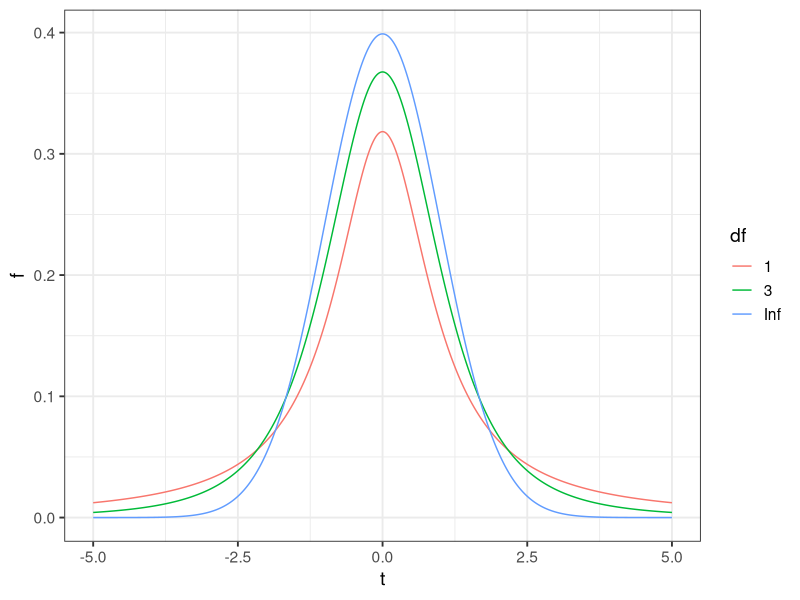
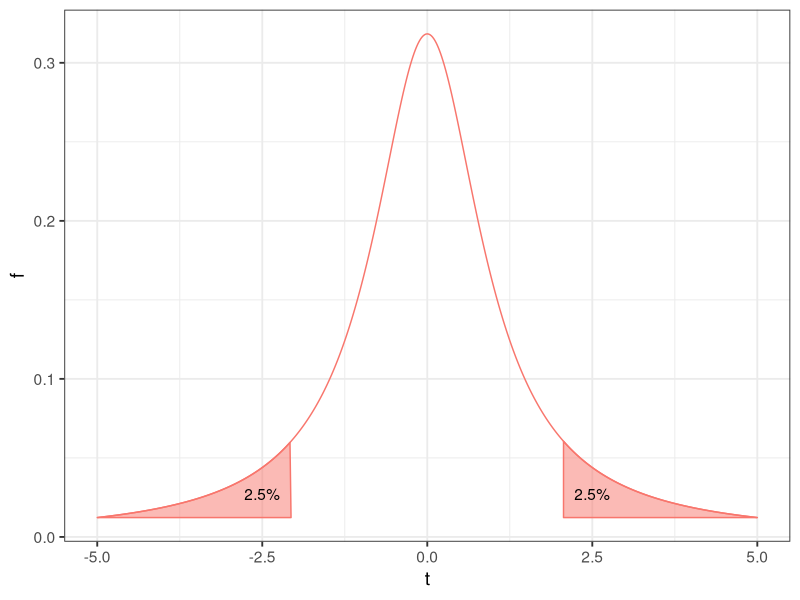
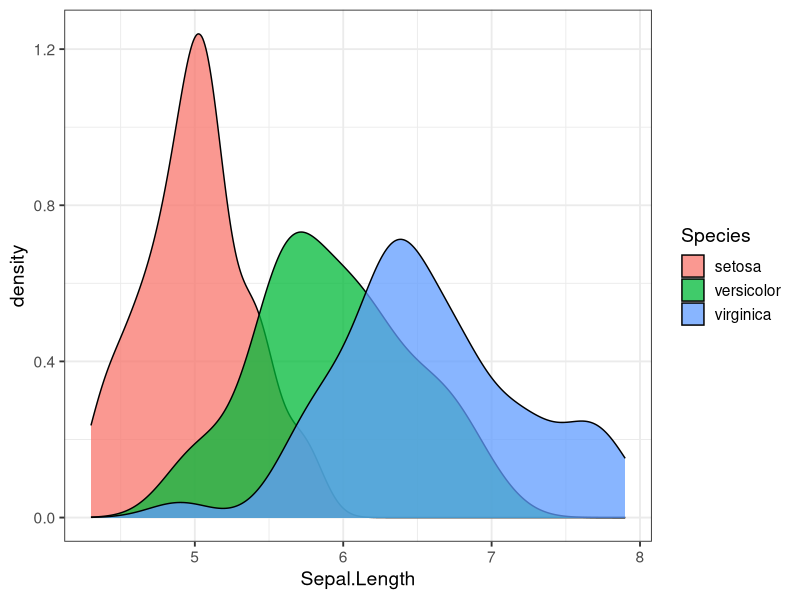
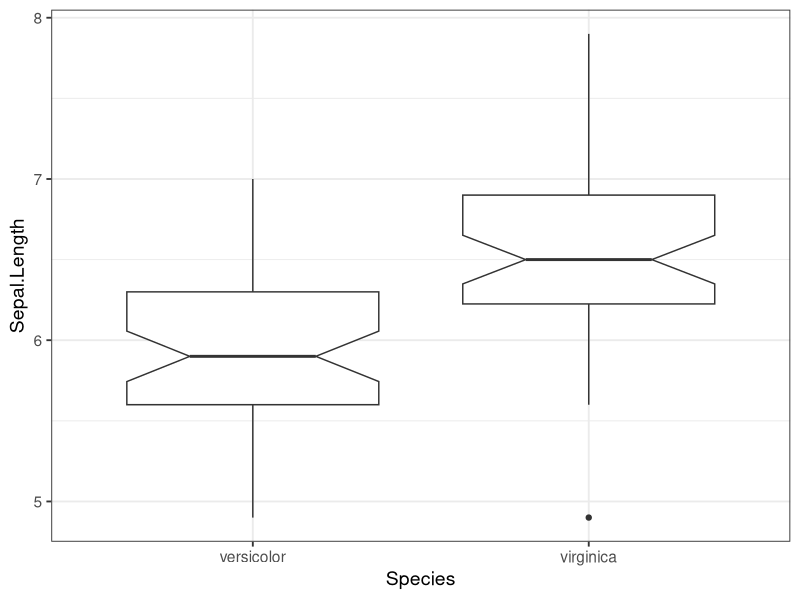
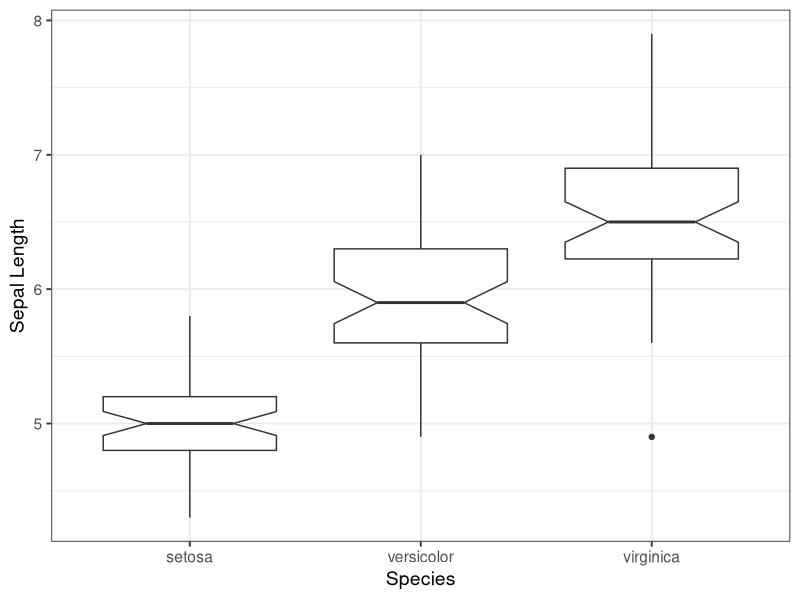
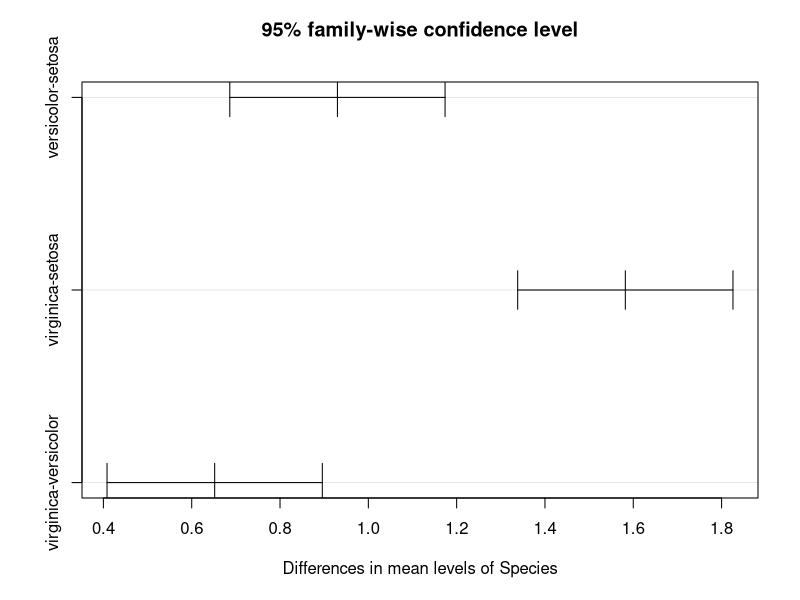

Recreate these plots in R, in order.
## ---- chunk 1
knitr::opts_chunk$set(echo = TRUE, fig.align = "center", fig.width = 6, fig.height=5, warning=FALSE, message=FALSE)
library( ggplot2 )
theme_set( theme_bw(base_size = 14) )
## ---- chunk 2
library( ggplot2 )
x <- seq(-5,5,by=0.02)
d <- data.frame( t=c(x,x,x),
                  f=c(dt(x,df=1),
                      dt(x,df=3),
                      dt(x,df=Inf)),
                  df=rep(c("1","3","Inf"),each=length(x)))

ggplot( d, aes(x=t,y=f,color=df)) + geom_line() 
## ---- chunk 3
d1 <- data.frame(t=c( seq(-5,-2.064, by=0.02), -2.064, -5), 
                 f=c( dt( seq(-5,-2.064, by=0.02),df=1), 0.01224269, 0.01224269))
d2 <- data.frame(t=c( seq(2.064,5,by=0.02), 5, 2.064),
                 f=c( dt( seq( 2.064, 5, by=0.02),df=1), 0.01224269, 0.01224269))
d3 <- data.frame( x=c(2.5,-2.5), y=0.02719, label="2.5%")
ggplot() + 
  geom_polygon(aes(t,f),data=d1, fill="#F8766D",alpha=0.5,color="#F8766D") + 
  geom_polygon(aes(t,f),data=d2, fill="#F8766D",alpha=0.5,color="#F8766D") + 
  geom_line( aes(t,f),data=d[d$df==1,], color="#F8766D") + 
  geom_text( aes(x,y,label=label),data=d3)
## ---- chunk 4
df.se <- iris[ iris$Species == "setosa",] 
df.ve <- iris[ iris$Species == "versicolor",] 
df.vi <- iris[ iris$Species == "virginica",]
## ---- chunk 5
ggplot( iris, aes(x=Sepal.Length, fill=Species)) + geom_density(alpha=0.75)
## ---- chunk 6
fit.se <- t.test(df.se$Sepal.Length, mu = 6.0)
fit.se
## ---- chunk 7
t.test( df.ve$Sepal.Length, mu=6.0 )
## ---- chunk 8
t.test( df.vi$Sepal.Length, mu=6.0 )
## ---- chunk 9
Species <- c("Iris setosa","Iris versicolor","Iris virginia")
Sepal.Length <- c(mean(df.se$Sepal.Length), mean(df.ve$Sepal.Length), mean( df.vi$Sepal.Length))
Sepal.Length.SE <- c(sd(df.se$Sepal.Length), sd(df.ve$Sepal.Length), sd( df.vi$Sepal.Length))
Sepal.Length.SEM <- Sepal.Length.SE / sqrt(50)
## ---- chunk 10
sd <- paste( format(Sepal.Length,digits=2), "+/-", format(Sepal.Length.SE, digits=3))
se <- paste( format(Sepal.Length,digits=2), "+/-", format(Sepal.Length.SEM, digits=3))
df <- data.frame( Species, sd, se )
names(df) <- c("Species","Mean +/- SD", "Sepal Length +/- SE")
knitr::kable(df,row.names = FALSE,digits = 3,align = "lcc")
## ---- chunk 11
df <- iris[ (iris$Species %in% c("versicolor","virginica")),]
ggplot( df, aes(x=Species, y=Sepal.Length)) + geom_boxplot(notch=TRUE)
## ---- chunk 12
t.test( x=df.vi$Sepal.Length, y = df.ve$Sepal.Length )
## ---- chunk 13
ggplot( iris, aes(x=Species, y=Sepal.Length)) + 
  geom_boxplot(notch = TRUE) + 
  ylab("Sepal Length")
## ---- chunk 14
fit.aov <- aov( Sepal.Length ~ Species, data=iris)
fit.aov
## ---- chunk 15
anova(fit.aov)
## ---- chunk 16
tuk <- TukeyHSD(fit.aov)
tuk
## ---- chunk 17
plot( tuk )
